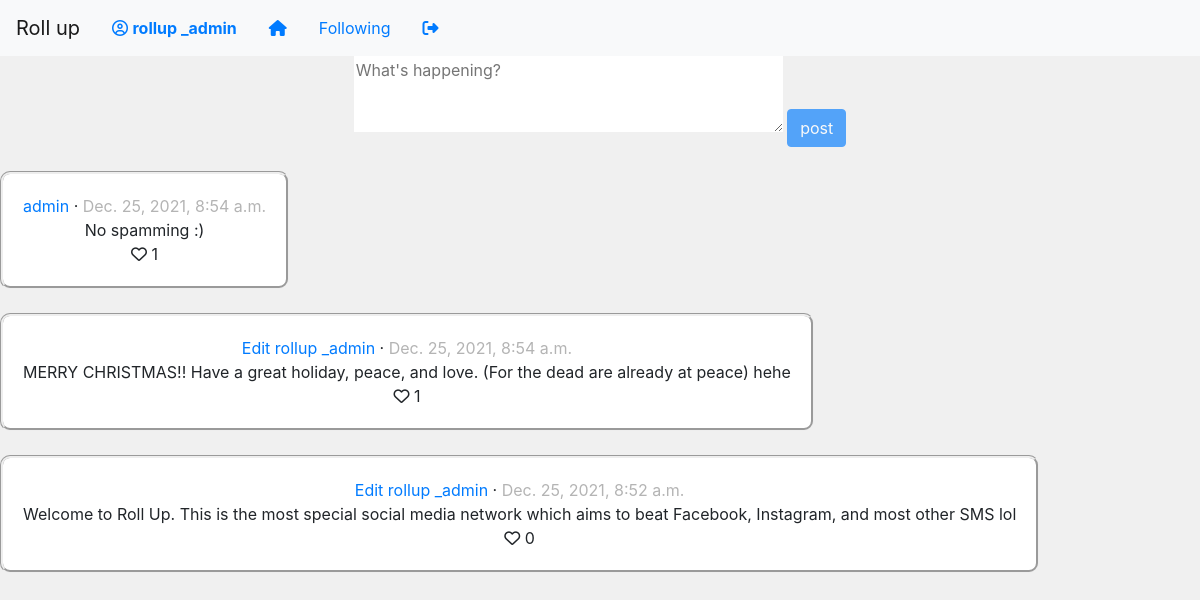
Page / (signed in) on the committed database.
### network/models.py (models this page shows, shortened)
class User(AbstractUser, models.Model):
    def __str__(self):
        return f'{self.username}'

class Post(models.Model):
    user = models.ForeignKey(User, on_delete=models.CASCADE)
    content =  models.CharField(max_length=2000)
    time = models.DateTimeField(auto_now_add=True)
    like = models.ForeignKey(Like, on_delete=models.CASCADE, related_name="likes", default=0)
    liked = models.ManyToManyField(User, related_name="liked", default="", blank=True, null=True)

class Like(models.Model):
    like = models.IntegerField()
    post_id = models.IntegerField()
    def __str__(self):
        return f"{self.like}"

### network/views.py (the view, shortened to what this page needs)
# urls.py: path("", views.index, name="index"),
@login_required
def index(request):
    posts = Post.objects.order_by('-time')
    post_paginator = Paginator(posts, 10)
    page_num = request.GET.get('page')
    page = post_paginator.get_page(page_num)
    return render(request, "network/index.html", {
        "count": posts.count,
        "page": page,
        "n": range(1, post_paginator.num_pages + 1)
    })

### network/templates/network/index.html (shortened to what this page needs)
{% extends "network/layout.html" %}
{% block body %}
    <form action="{% url 'index' %}" method="POST">
        <textarea id="content" rows="3" cols="40" placeholder="What's happening?" name="content" autofocus></textarea>
        <input type="submit" value="post" class="btn btn-primary" id="post">
    </form>
    <br>
    <div class="posts">
    {% for post in page %}
    <div id="post{{post.id}}" class="post">
      {% if request.user == post.user %}
      <a href="#{{post.id}}" class="edit" id="edit{{post.id}}">Edit</a>
      {% endif %}
        <span class="user"><a href="{% url 'profile' post.user%}">{{post.user}}</a> · </span>
        <span class="time">{{post.time}}</span><br>
        <span class="content content{{post.id}}">{{post.content}}</span>
        <br>
        {% if request.user in post.liked.all %}
        <i class="fas fa-heart liked like like{{post.id}}" id="l{{post.id}}"></i>
        {% else %}
        <i class="far fa-heart like like{{post.id}}" id="l{{post.id}}"></i>
        {% endif %}
         <span class="likes{{post.id}}">{{post.like}}</span>
    </div><br>
    {% endfor %}
    </div>
{% endblock %}

### network/templates/network/layout.html (shortened to what this page needs)
{% load static %}
<!DOCTYPE html>
<html lang="en">
    <head>
        <link rel="stylesheet" href="https://stackpath.bootstrapcdn.com/bootstrap/4.4.1/css/bootstrap.min.css">
        <link href="{% static 'network/styles.css' %}" rel="stylesheet">
    </head>
    <body>
        <nav class="navbar navbar-expand-lg navbar-light bg-light">
            <a class="navbar-brand" href="#">Roll up</a>
            <div>
              <ul class="nav justify-content-center">
                {% if user.is_authenticated %}
                    <li class="nav-item">
                        <a class="nav-link" href="{% url 'profile' user.username %}"><i class="far fa-user-circle"></i> <strong>{{ user.username }}</strong></a>
                    </li>
                {% endif %}
                <li class="nav-item">
                  <a class="nav-link" href="{% url 'index' %}"><i class="fas fa-home"></i></a>
                </li>
                {% if user.is_authenticated %}
                    <li class="nav-item">
                        <a class="nav-link" href="{% url 'follow' %}">Following</a>
                    </li>
                    <li class="nav-item">
                        <a class="nav-link" href="{% url 'logout' %}"><i class="fas fa-sign-out-alt"></i></a>
                    </li>
                {% endif %}
              </ul>
            </div>
          </nav>
        <div class="body">
            {% block body %}
            {% endblock %}
        </div>
    </body>
</html>

### network/static/network/styles.css (style rules this page uses)
.navbar-brand { text-align: center; }
form { text-align: center; outline: none; border-color: white; }
body { background-color: rgb(240, 240, 240); }
.post { background-color: white; text-align: center; width: fit-content; border-radius: 10px; padding: 20px; }
.time { color:rgb(180, 180, 180); }
.posts { text-align: center; }
.post { border-style:groove; }
textarea { border-style: none; border: none; }

### rows in the picture
User: username "rollup _admin"
Post: user "admin", time "Dec. 25, 2021, 8:54 a.m.", content "No spamming :)", like "1"
Post: user "rollup _admin", time "Dec. 25, 2021, 8:54 a.m.", content "MERRY CHRISTMAS!! Have a great holiday, peace, and love. (For the dead are already at peace) hehe", like "1"
Post: user "rollup _admin", time "Dec. 25, 2021, 8:52 a.m.", content "Welcome to Roll Up. This is the most special social media network which aims to beat Facebook, Instagram, and most other SMS lol", like "0"
